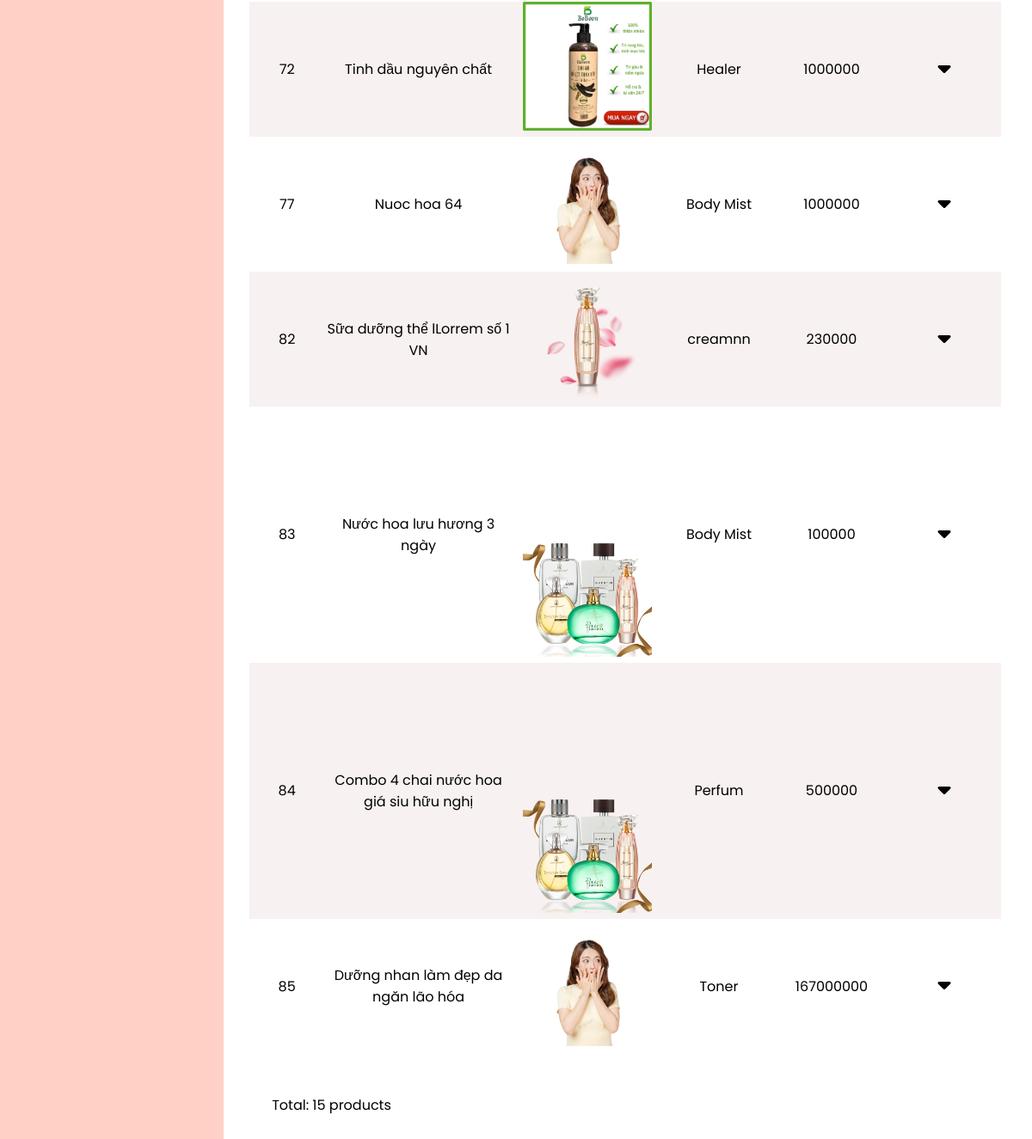
/admin/index.php?page=product (signed in, lower part), run on an earlier commit of the app's database.
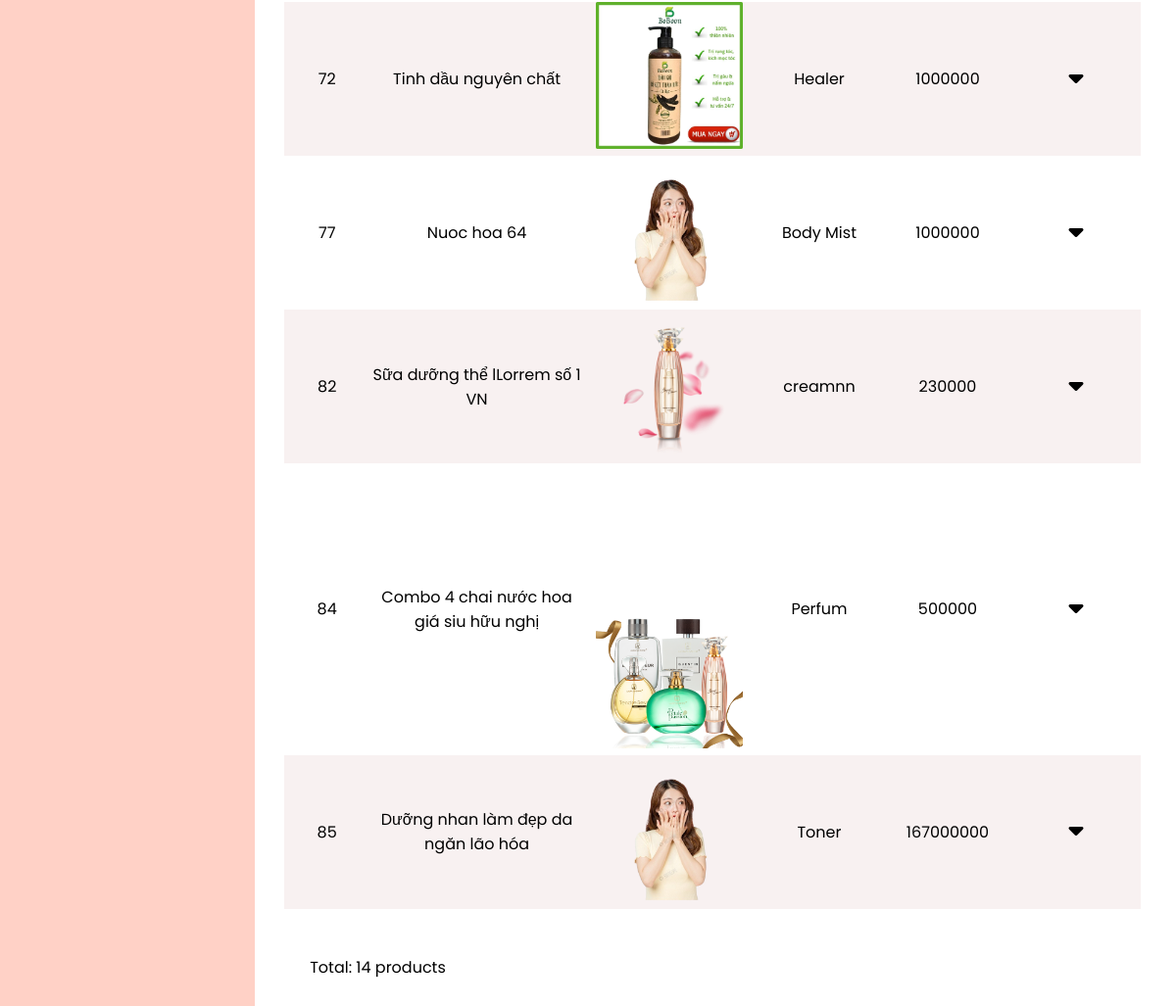
And on a later commit of the database.
### tables this page shows
CREATE TABLE `product` (
  `product_id` int(11) NOT NULL,
  `category_id` int(11) NOT NULL,
  `title` varchar(100) NOT NULL,
  `price` float NOT NULL,
  `image` varchar(100) NOT NULL,
  `description` varchar(100) NOT NULL,
  `created_at` timestamp NOT NULL DEFAULT current_timestamp()
);

CREATE TABLE `category` (
  `category_id` int(11) NOT NULL,
  `category_name` varchar(100) NOT NULL
);

### admin/modules/product/show.php (the view, shortened to what this page needs)
<?php
function show_single_product($result, $i)
{
    include("../config/connection.php");
    $row = mysqli_fetch_assoc($result);
    $id = $row['product_id'];
    $title = $row['title'];
    $image = $row['image'];
    $cate_id = $row['category_id'];
    $price = $row['price'];
    $sql = "select category_name from category where category_id = '$cate_id'";
    $cate_name = $con->query($sql)->fetch_row()[0];
    if ($i % 2 != 0) {
        echo "<tr class = 'stripped-row'>";
    } else {
        echo "<tr>";
    }
    echo "<td>$id</td>";
    echo "<td>$title</td>";
    echo "<td><img src='../upload/$image'</td>";
    echo "<td>$cate_name</td>";
    echo "<td>$price</td>";
    echo "<td class = 'product-actions'>";
    echo "<i class='fas fa-caret-down   actions-button'></i>";
    echo "</td>";
    echo "</tr>";
}
function show_all_product($result)
{
    for ($i = 0; $i < $result->num_rows; $i++) {
        show_single_product($result, $i);
    }
}
?>
                <?php
                $sql = "select * from category";
                ?>
<div class="table-container" class="product-table-container">
    <table border=0 id="product-table">
        <tbody>
            <?php
            $temp = 0;
            if (isset($_POST["search"])) {
                $key = $_POST["q"];
                $sql = "select * from product where title like '%$key%' ;";
                unset($_POST["search"]);
            } else
                if (isset($_POST["submit_gr_by_cate"])) {
                    $key = $_POST["cate"];
                    $sql = "select * from product where category_id = '$key' ";
                    unset($_POST["submit_gr_by_cate"]);
                } else {
                    $sql = "select * from product";
                }
            $result = $con->query($sql);
            if ($result->num_rows > 0) {
                $temp = $result->num_rows;
                show_all_product($result);
            } else {
                echo "<tr><td colspan = 6 style = 'color: red; height: 35px;' >Found no products!</td></tr>";
            }
            ?>
        </tbody>
    </table>
</div>
<div class="pagination-container">
    <div class="showing-status">
        <span>Total: </span>
        <?php
        echo "<span class='value'>$temp</span>"
            ?>
        <span>products</span>
    </div>
</div>

What changed in the data, as far as the page shows it:
removed product: product_id "83", title "Nước hoa lưu hương 3 ngày", image (picture), category.category_name "Body Mist", price "100000"
Also different on the page:
$temp: "15" → "14"
